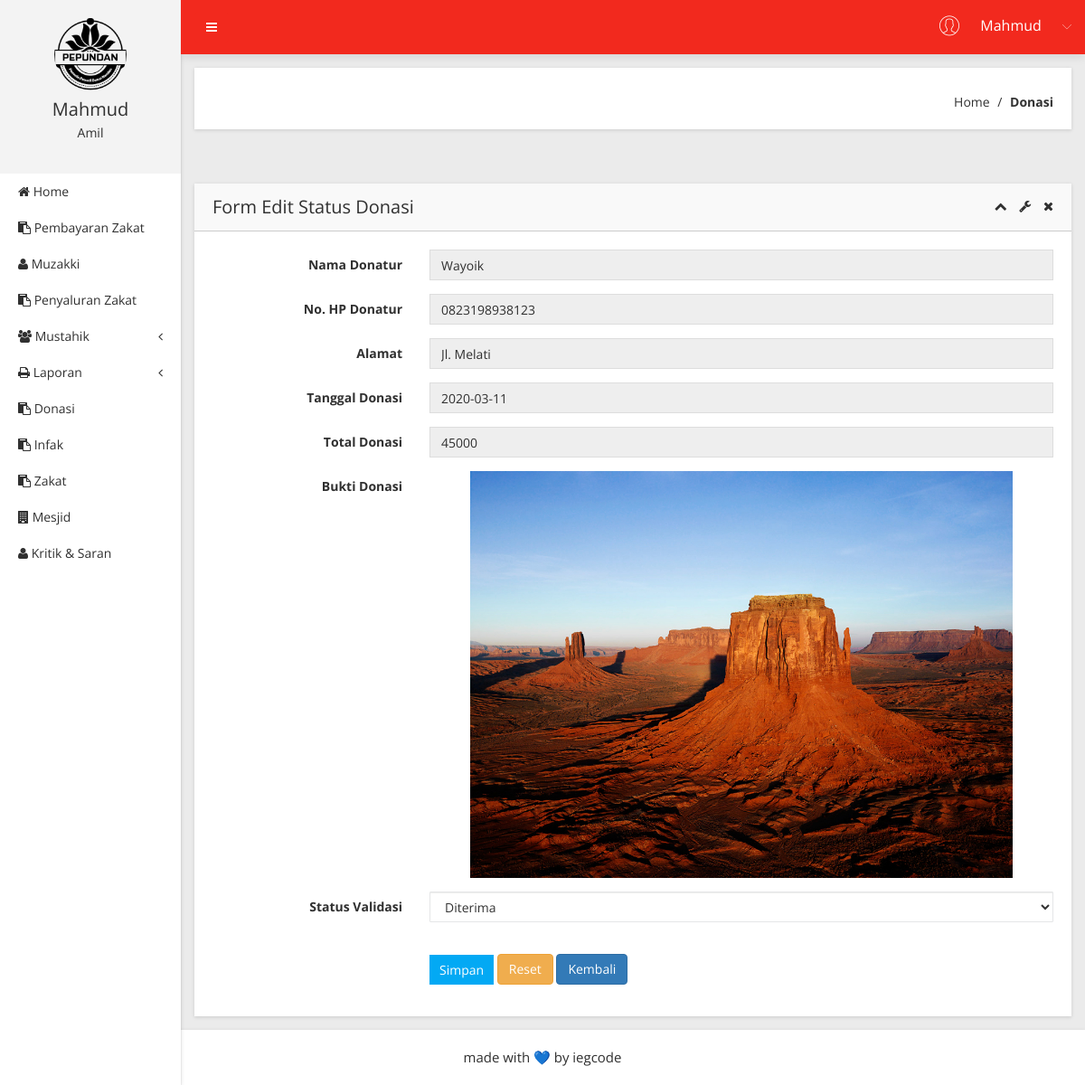
Page /Donasi/form_edit/1 (signed in) on the committed database.
### tables this page shows
CREATE TABLE `t_donasi` (
  `id_donasi` int(11) NOT NULL,
  `nama_donatur` varchar(50) NOT NULL,
  `no_hp_donatur` varchar(14) NOT NULL,
  `alamat_donatur` varchar(100) NOT NULL,
  `tgl_donasi` date NOT NULL,
  `total_donasi` int(11) NOT NULL,
  `bukti_donasi` varchar(250) NOT NULL,
  `tgl_validasi` date NOT NULL,
  `id_amil` int(11) NOT NULL,
  `status_validasi` varchar(1) NOT NULL
);

### app/core/controller.php (called while the page is built, shortened)
<?php
class controller {
	public function view($view, $data = [])
	{
		require_once 'app/views/' . $view .'.php';
	}
	public function model ($model)
	{
		return new $model;
	}
}

### app/controllers/Donasi.php (called while the page is built, shortened)
<?php
class Donasi extends Controller {
	public function form_edit($id)
	{
		$data['judul'] = 'Edit Status Donasi';
		$data['pnr'] = $this->model('Donasi_model')->getdonasiById($id);
		$data['Amil'] = $this->model('Amil_model')->sesiAmil();
		$this->view('Donasi/form_edit', $data);
	}
}

### app/core/app.php (called while the page is built, shortened)
<?php
class app {
	protected $method = 'index';
	protected $params = [];
	public function __construct ()
	{
		$url = $this->parseURL();
		if (file_exists('app/controllers/' . $url[0] . '.php')) {
			unset($url[0]);
		}
		$this->controller = new $this->controller;
		if (isset($url[1])) {
          if (method_exists($this->controller, $url[1])) {				$this->method = $url[1];
           unset($url[1]);
       }
   }
   if ( !empty($url)) {
     $this->params = array_values($url);
 }
 call_user_func_array([$this->controller, $this->method], $this->params);
}
public function parseURL()
{
  if (isset($_GET['url'])) {
     $url = rtrim($_GET['url'], '/');
     $url = filter_var($url, FILTER_SANITIZE_URL);
     $url = explode('/', $url);
     return $url;
 }
}
}

### index.php (called while the page is built, shortened)
<?php
$app = new app;

### app/core/database.php (called while the page is built, shortened)
<?php
class Database {
	private $host = DB_HOST;
	private $user = DB_USER;
	private $pass = DB_PASS;
	private $db_name = DB_NAME;
PRIVATE $dbh;
private $stmt;
	public function __construct()
	{
		$dsn = 'mysql:host=' .$this->host. ';dbname=' .$this->db_name;
		$option= [
			PDO::ATTR_PERSISTENT =>true,
			PDO::ATTR_ERRMODE => PDO::ERRMODE_EXCEPTION
		];
		try{
			$this->dbh = new PDO($dsn, $this->user, $this->pass, $option);
		} catch(PDOException $e) {
			die($e->getMessage());
		}
	}
public function query($query){
	$this->stmt= $this->dbh->prepare($query);
}
public function bind($param, $value, $type= null){
if(is_null($type)){
	switch ( true ) {
			default :
			$type = PDO::PARAM_STR;
	}
}
$this->stmt->bindValue($param,$value,$type);
}
public function execute()
{
	$this->stmt->execute();
}
public function single()
{
	$this->execute();
	return $this->stmt->fetchALL(PDO::FETCH_ASSOC);
}
}
?>

### app/models/Donasi_model.php (called while the page is built, shortened)
<?php
class Donasi_model {
	private $db;
	public function __construct(){
		$this->db = new database;
	}
	public function getdonasiById($id)
	{
		$this->db->query("SELECT * FROM t_donasi WHERE id_donasi=:id");
		$this->db->bind('id',$id);
		return $this->db->single();
	}
}

### app/views/Donasi/form_edit.php (the view, shortened to what this page needs)
<?php foreach( $data['pnr'] as $dt ) : ?>
<?php endforeach;?>
            <div class="breadcome-area mg-b-30 small-dn">
                <div class="container-fluid">
                    <div class="row">
                        <div class="col-lg-12">
                            <div class="breadcome-list shadow-reset">
                                <div class="row">
                                    <div class="col-lg-6">
                                        <div class="breadcome-heading">
                                        </div>
                                    </div>
                                    <div class="col-lg-6">
                                        <ul class="breadcome-menu">
                                            <li><a href="<?=BASEURL;?>/home_index">Home</a> <span class="bread-slash">/</span>
                                            </li>
                                            <li><span class="bread-blod">Donasi</span>
                                            </li>
                                        </ul>
                                    </div>
                                </div>
                            </div>
                        </div>
                    </div>
                </div>
            </div>
            <div class="data-table-area mg-b-15">
                <div class="container-fluid">
                    <div class="row">
                        <div class="col-lg-12">
                            <div class="sparkline12-list shadow-reset mg-t-30">
                                <div class="sparkline12-hd">
                                    <div class="main-sparkline12-hd">
                                        <h1>Form Edit Status Donasi</h1>
                                        <div class="sparkline12-outline-icon">
                                            <span class="sparkline12-collapse-link"><i class="fa fa-chevron-up"></i></span>
                                            <span><i class="fa fa-wrench"></i></span>
                                            <span class="sparkline12-collapse-close"><i class="fa fa-times"></i></span>
                                        </div>
                                    </div>
                                </div>
                                <div class="sparkline12-graph">
                                    <div class="basic-login-form-ad">
                                        <div class="row">
                                            <div class="col-lg-12">
                                                <div class="all-form-element-inner">
      <form action="<?= BASEURL; ?>/Donasi/edit_data" method="POST">
          <div class="form-group-inner">
              <div class="row">
                  <div class="col-lg-3">
                      <label class="login2 pull-right pull-right-pro">Nama Donatur</label>
                  </div>
                  <div class="col-lg-9">
                      <div class="form-select-list">
                          <input type="text" id="last-name" name="nama_donatur" readonly="" class="form-control" value="<?= $dt['nama_donatur']?>">
                      </div>
                  </div>
              </div>
          </div>
          <div class="form-group-inner">
              <div class="row">
                  <div class="col-lg-3">
                      <label class="login2 pull-right pull-right-pro">No. HP Donatur</label>
                  </div>
                  <div class="col-lg-9">
                      <div class="form-select-list">
                          <input type="text" id="last-name" name="no_hp_donatur" readonly="" class="form-control" value="<?= $dt['no_hp_donatur']?>">
                      </div>
                  </div>
              </div>
          </div>
          <div class="form-group-inner">
              <div class="row">
                  <div class="col-lg-3">
                      <label class="login2 pull-right pull-right-pro">Alamat</label>
                  </div>
                  <div class="col-lg-9">
                      <div class="form-select-list">
                          <input type="text" id="last-name" name="alamat_donatur" readonly class="form-control" value="<?= $dt['alamat_donatur']?>">
                      </div>
                  </div>
              </div>
          </div>
          <div class="form-group-inner">
              <div class="row">
                  <div class="col-lg-3">
                      <label class="login2 pull-right pull-right-pro">Tanggal Donasi</label>
                  </div>
                  <div class="col-lg-9">
                      <div class="form-select-list">
                          <input type="text" id="last-name" name="tgl_donasi" readonly class="form-control" value="<?= $dt['tgl_donasi']?>">
                      </div>
                  </div>
              </div>
          </div>
          <div class="form-group-inner">
              <div class="row">
                  <div class="col-lg-3">
                      <label class="login2 pull-right pull-right-pro">Total Donasi</label>
                  </div>
                  <div class="col-lg-9">
                      <div class="form-select-list">
                          <input type="text" id="last-name" name="total_donasi" readonly=""class="form-control" value="<?= $dt['total_donasi']?>">
                      </div>
                  </div>
              </div>
          </div>
          <div class="form-group-inner">
              <div class="row">
                  <div class="col-lg-3">
                      <label class="login2 pull-right pull-right-pro">Bukti Donasi</label>
                  </div>
                  <div class="col-lg-9">
                      <div class="form-select-list">
                          <img src="<?= BASEURL; ?>/<?= $dt['bukti_donasi']; ?>" class="zoomD" alt="" width="600">
                      </div>
                  </div>
              </div>
          </div>
          <div class="form-group-inner">
              <div class="row">
                  <div class="col-lg-3">
                      <label class="login2 pull-right pull-right-pro">Status Validasi</label>
                  </div>
                  <div class="col-lg-9">
                      <div class="form-select-list">
                          <select name="status_validasi" class="form-control">
                            <option value="1" <?php if($dt['status_validasi'] == "1") { echo "selected";} ?>>Diterima</option>
                          </select>
                      </div>
                  </div>
              </div>
          </div>
          <div class="form-group-inner">
              <div class="login-btn-inner">
                  <div class="row">
                      <div class="col-lg-3"></div>
                      <div class="col-lg-9">
                          <div class="login-horizental cancel-wp pull-left">
                              <button class="btn btn-sm btn-primary login-submit-cs" type="submit">Simpan</button>
                              <button class="btn btn-warning" type="reset">Reset</button>
                              <a href="<?= BASEURL; ?>/Donasi/"  button type="button" class="btn btn-primary">Kembali</a>
                          </div>
                      </div>
                  </div>
              </div>
          </div>
      </form>
                                                </div>
                                            </div>
                                        </div>
                                    </div>
                                </div>
                            </div>
                        </div>
                    </div>
                </div>
            </div>
        </div>
    </div>

### app/views/Donasi/form_edit.php (style rules this page uses)
.zoomD { width: 600px; height: auto; cursor: pointer; }
html, body { padding: 0; margin: 0; }

### rows in the picture
t_donasi: nama_donatur "Wayoik", no_hp_donatur "0823198938123", alamat_donatur "Jl. Melati", tgl_donasi "2020-03-11", total_donasi "45000", bukti_donasi (picture), status_validasi "Diterima"

### other values in the picture
$_SESSION['username'] "Mahmud"
$level "Amil"
